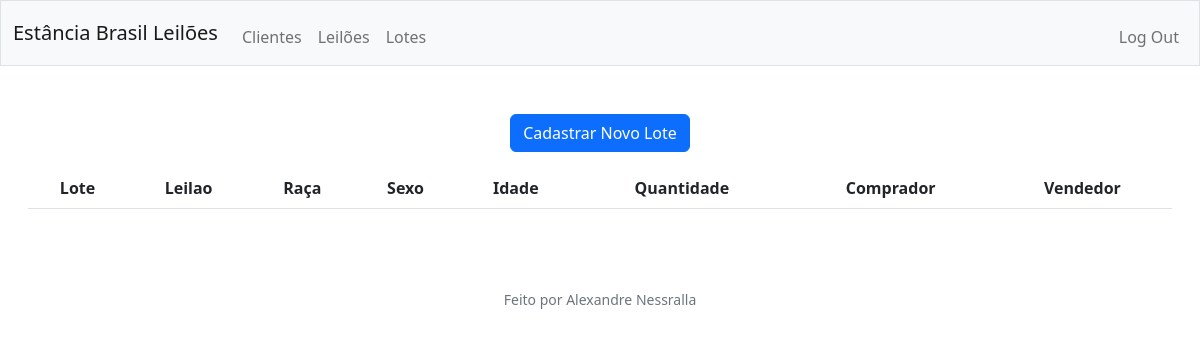
Before: /lotes (signed in) with the older database file.
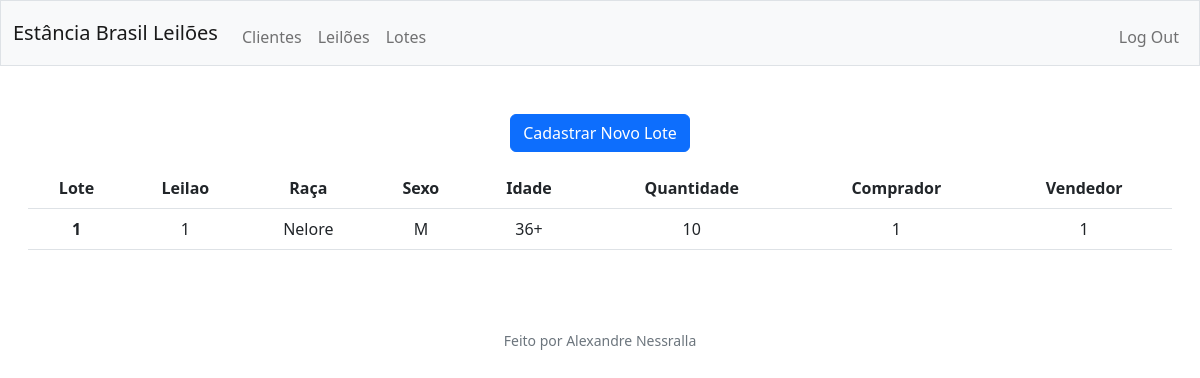
After: the same page with the newer database file.
### tables this page shows
CREATE TABLE lotes (
    lotesId INTEGER PRIMARY KEY AUTOINCREMENT,
    created TIMESTAMP NOT NULL DEFAULT CURRENT_TIMESTAMP,
    sexo VARCHAR(1) NOT NULL,
    raca VARCHAR(10) NOT NULL,
    idade VARCHAR(10) NOT NULL,
    qtd INTEGER NOT NULL,
    leilao INTEGER,
    vlrPedido VARCHAR(20),
    vlrVendido VARCHAR(20),
    comprador INTEGER,
    vendedor INTEGER,
    comissao VARCHAR(10),
    FOREIGN KEY(leilao) REFERENCES leiloes(leilaoId),
    FOREIGN KEY(comprador) REFERENCES clients(clientId),
    FOREIGN KEY(vendedor) REFERENCES clients(clientId)
    
);

### app.py (the view)
@app.route('/lotes')
@login_requireds
def lotes():
    rows = cur.execute("SELECT * FROM lotes")
    lotes = rows.fetchall()
    return render_template('lotes.html',lotes=lotes)

### helpers.py (called while the page is built)
def login_requireds(f):
    @wraps(f)
    def decorated_function(*args, **kwargs):
        if session.get("user_id") is None:
            return redirect("/login")
        return f(*args, **kwargs)
    return decorated_function

### templates/lotes.html (shortened to what this page needs)
{% extends "layout.html" %}
{% block main %}
<div>
    <button class="btn btn-primary" ><a style="text-decoration:none; color: #fff;"  href="./cadLote">Cadastrar Novo Lote</a></button>
</div>
<div class="w-80 p-3">
    <table class="table table-hover">
        <thead>
          <tr>
            <th scope="col">Lote</th>
            <th scope="col">Leilao</th>
            <th scope="col">Raça</th>
            <th scope="col">Sexo</th>
            <th scope="col">Idade</th>
            <th scope="col">Quantidade</th>
            <th scope="col">Comprador</th>
            <th scope="col">Vendedor</th>
          </tr>
        </thead>
        <tbody>
          {% for lote in lotes %}
          <tr>
            <th scope="row">{{lote[0]}}</th>
            <td>{{lote[6]}}</td>
            <td>{{lote[3]}}</td>
            <td>{{lote[2]}}</td>
            <td>{{lote[4]}}</td>
            <td>{{lote[5]}}</td>
            <td>{{lote[9]}}</td>
            <td>{{lote[10]}}</td>
          </tr>
          {% endfor %}
        </tbody>
      </table>
</div>
{% endblock %}

### templates/layout.html (shortened to what this page needs)
<!doctype html>
<html lang="en">
  <head>
    <link href="https://cdn.jsdelivr.net/npm/bootstrap@5.2.3/dist/css/bootstrap.min.css" rel="stylesheet">
  </head>
  <body>
    <nav class="bg-light border navbar navbar-expand-md navbar-light">
        <div class="container-fluid">
            <a class="navbar-brand" href="/"><span class="green">Estância Brasil</span> <span class="yellow">Leilões</span></a>
            <div class="collapse navbar-collapse" id="navbar">
                {% if session["user_id"] %}
                    <ul class="navbar-nav me-auto mt-2">
                        <li class="nav-item"><a class="nav-link" href="/clientes">Clientes</a></li>
                        <li class="nav-item"><a class="nav-link" href="/leiloes">Leilões</a></li>
                        <li class="nav-item"><a class="nav-link" href="/lotes">Lotes</a></li>
                    </ul>
                    <ul class="navbar-nav ms-auto mt-2">
                        <li class="nav-item"><a class="nav-link" href="/logout">Log Out</a></li>
                    </ul>
                {% else %}
                    <ul class="navbar-nav ms-auto mt-2">
                        <li class="nav-item"><a class="nav-link" href="/login">Log In</a></li>
                    </ul>
                {% endif %}
            </div>
        </div>
    </nav>
    <main class="container-fluid py-5 text-center">
        {% block main %}{% endblock %}
    </main>
    <footer class="mb-5 small text-center text-muted">
        Feito por Alexandre Nessralla
    </footer>
  </body>
</html>

Changed rows visible on the page:
added lotes: lotesId "1", leilao "1", raca "Nelore", sexo "M", idade "36+", qtd "10", comprador "1", vendedor "1"
